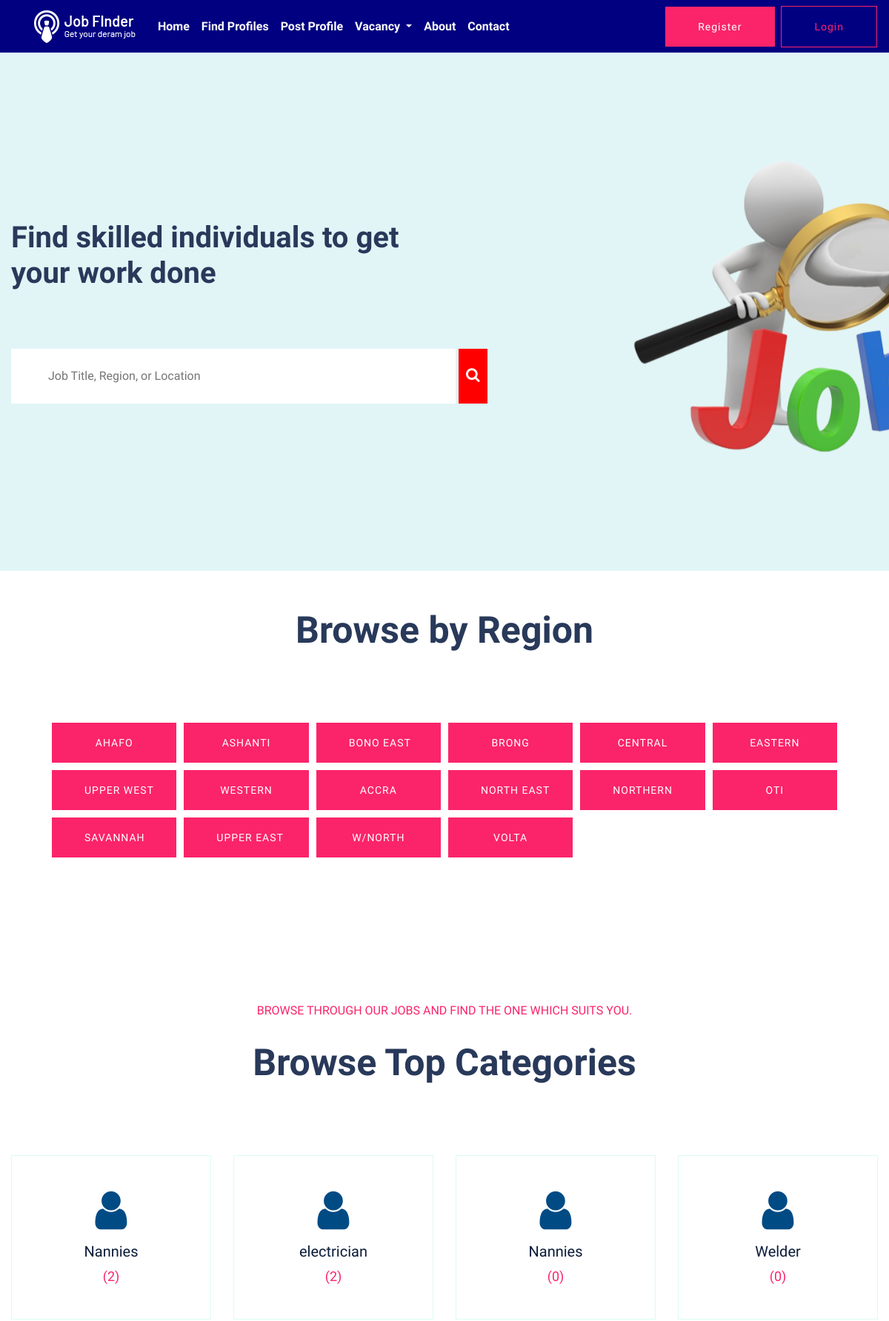
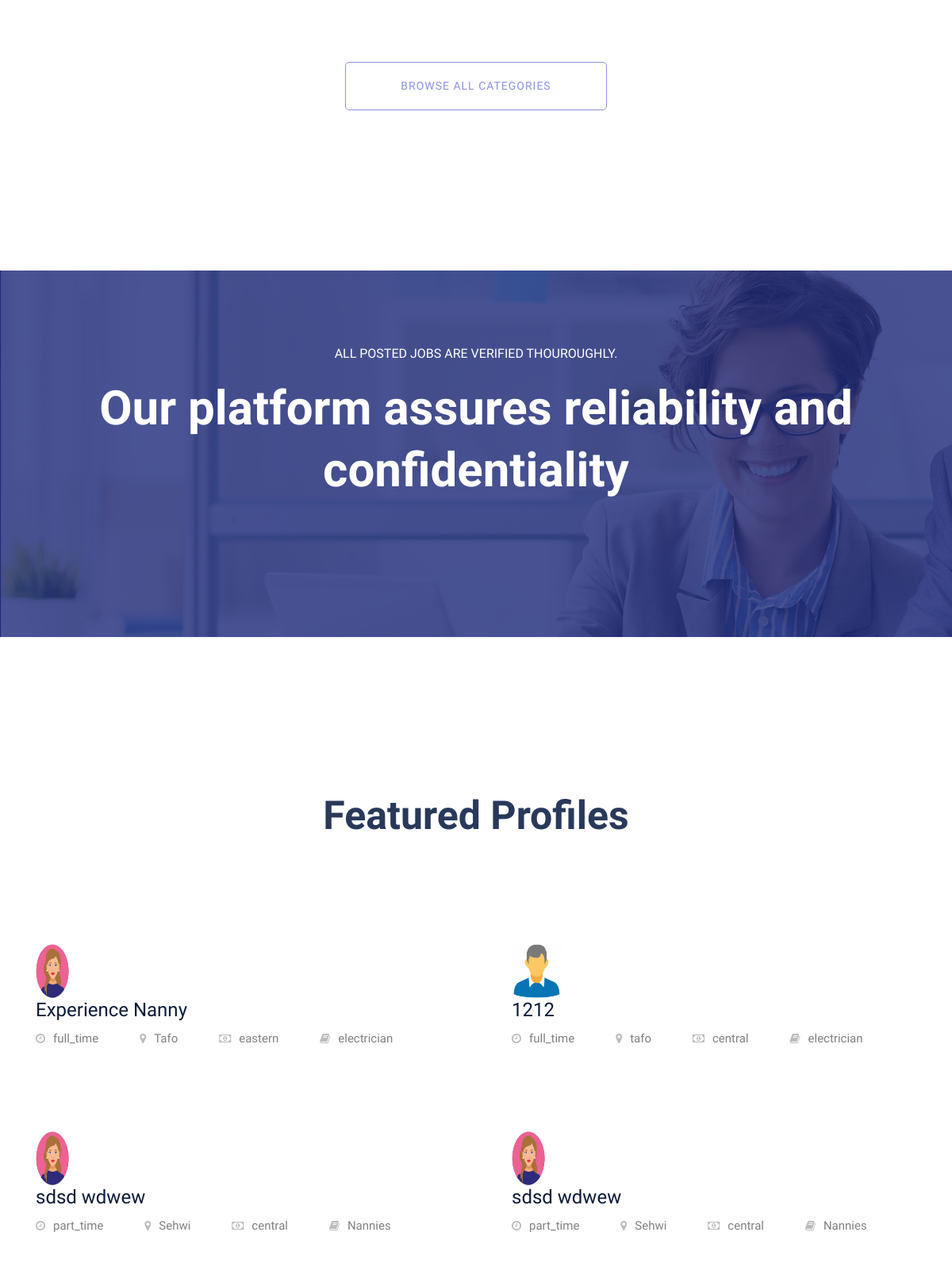
The page / (upper part) on the database its author committed (2 pictures, top to bottom).
### app/models.py (models this page shows, shortened)
class Category(models.Model):
    name = models.CharField(max_length=100)
    def __str__(self):
        return self.name

class PostProfile(models.Model):
    name = models.CharField(max_length=200)
    title = models.CharField(max_length=200)
    location = models.CharField(max_length=100)
    category = models.ForeignKey(Category, on_delete=models.CASCADE)
    REGIONS_CHOICES = [
    ('ashanti', 'Ashanti Region'),
    ('brong', 'Brong Region'),
    ('central', 'Central Region '),
    ('eastern', 'Eastern Region '),
    ('greater_accra', 'Greater Accra Region'),
    ('northern', 'Northern Region '),
    ('savannah', 'Savannah Region '),
    ('north_east', 'North-East Region '),
    ('upper_east', 'Upper East Region '),
    ('bono_east', 'Bono East Region '),
    ('ahafo', 'Ahafo Region '),
    ('oti', 'Oti Region '),
    ('volta', 'Volta Region'),
    ('western', 'Western Region'),
    ('western_north', 'Western North Region'),
    ('upper_west', 'Upper West Region '),
]
    GENDER = [
        ('Male', 'Male'),
        ('Female', 'Female'),
        ('Other', 'Other'),
    ]
    EDU_LEVEL = [
        ('JHS', 'JHS'),
        ('SHS', 'SHS'),
        ('Tertiary', 'Tertiary'),
        ('None', 'None'),
        ('Other', 'Other'),
    ]
    AVAILABILITY_CHOICES = [
        ('full_time', 'Full Time'),
        ('part_time', 'Part Time'),
    ]
    availability_type = models.CharField(max_length=20, choices=AVAILABILITY_CHOICES)
    age = models.IntegerField()
    sex = models.CharField(max_length=20, choices=GENDER)
    region = models.CharField(max_length=20, choices=REGIONS_CHOICES)
    charges = models.DecimalField(max_digits=10, decimal_places=2, null=True, blank=True)
    education_level = models.CharField(max_length=20, choices=EDU_LEVEL)
    phone_number = models.CharField(max_length=20, null=True, blank=True)
    email = models.EmailField(null=True, blank=True)
    sample_works = models.ImageField(upload_to='sample_works/', null=True, blank=True)
    description = models.TextField()
    skills_abilities = models.TextField()
    date_posted = models.DateField(auto_created=True,default=timezone.now)
    is_approved = models.BooleanField(default=False)

### app/views.py (the view)
# urls.py: path('', views.index, name='index'),
def index(request):
    categories = Category.objects.all()[:4]
    categories_with_count = []
    for category in categories:
        post_count = PostProfile.objects.filter(category=category).count()
        categories_with_count.append({
            'category': category,
            'post_count': post_count
        })
    featured_profiles = PostProfile.objects.filter(is_approved=True)[:5]
    fresh_vacancies = Vacancy.objects.filter(is_approved=True, deadline__gte=timezone.now()).order_by('-date_posted')[:4]
    context = {
        'categories_with_count': categories_with_count,
        'featured_profiles': featured_profiles,
        'fresh_vacancies': fresh_vacancies
    }
    return render(request, 'index.html', context)

### app/templates/index.html (shortened to what this page needs)
{% extends 'base.html' %}
{% load static %}
{% block content %}
    <main>
        <div class="slider-area ">
            <div class="slider-active">
                <div class="single-slider slider-height d-flex align-items-center" id="background-div" data-background="{% static '1.png' %}">
                    <div class="container">
                        <div class="row">
                            <div class="col-xl-6 col-lg-9 col-md-10">
                                <div class="hero__caption">
                                    <h1>Find skilled individuals to get your work done</h1>
                                </div>
                            </div>
                        </div>
                       <form method="GET" action="{% url 'search_results' %}">
    <input id="mm" style="width: 600px; padding: 25px 50px; border:none" type="text" name="q" placeholder="Job Title, Region, or Location">
    <button style="padding: 25px 10px; background-color:red; border:none" type="submit"><i style="font-size: 20px" class="fa fa-search"></i></button>
</form>
                        </div>
                    </div>
                </div>
            </div>
        <div class="container-fluid" style="padding-top: 50px;">
            <div class="section-tittle text-center">
              <h2>Browse by Region</h2>
            </div>
            <div class="grid-container">
             <a href="{% url 'posts_by_region' 'ahafo' %}" class="btn btn-primary sa">AHAFO</a>
             <a href="{% url 'posts_by_region' 'ashanti' %}" class="btn btn-primary sa">ASHANTI</a>
              <a href="{% url 'posts_by_region' 'bono_east' %}" class="btn btn-primary sa">BONO EAST</a>
              <a href="{% url 'posts_by_region' 'brong' %}" class="btn btn-primary sa">BRONG </a>
              <a href="{% url 'posts_by_region' 'central' %}" class="btn btn-primary sa">CENTRAL</a>
             <a href="{% url 'posts_by_region' 'eastern' %}" class="btn btn-primary sa">EASTERN</a>
              <a href="{% url 'posts_by_region' 'upper_west' %}" class="btn btn-primary sa">UPPER WEST</a>
              <a href="{% url 'posts_by_region' 'western' %}" class="btn btn-primary sa">WESTERN</a>
             <a href="{% url 'posts_by_region' 'greater_accra' %}" class="btn btn-primary sa">ACCRA</a>
             <a href="{% url 'posts_by_region' 'north_east' %}" class="btn btn-primary sa">NORTH EAST</a>
              <a href="{% url 'posts_by_region' 'northern' %}" class="btn btn-primary sa">NORTHERN</a>
              <a href="{% url 'posts_by_region' 'oti' %}" class="btn btn-primary sa">OTI</a>
              <a href="{% url 'posts_by_region' 'savannahhafo' %}" class="btn btn-primary sa">SAVANNAH</a>
             <a href="{% url 'posts_by_region' 'upper_east' %}" class="btn btn-primary sa">UPPER EAST</a>
              <a href="{% url 'posts_by_region' 'western_north' %}" class="btn btn-primary sa">W/NORTH</a>
             <a href="{% url 'posts_by_region' 'volta' %}" class="btn btn-primary sa">VOLTA</a>
            </div>
          </div>
<div class="our-services section-pad-t30">
    <div class="container">
        <div class="row">
            <div class="col-lg-12">
                <div class="section-tittle text-center">
                    <span>Browse through our jobs and find the one which suits you.</span>
                    <h2>Browse Top Categories</h2>
                </div>
            </div>
        </div>
        <div class="row d-flex justify-contnet-center">
            {% for category_info in categories_with_count %}
            <div class="col-xl-3 col-lg-3 col-md-4 col-sm-6" id="fre">
              <a style="color:red" href="{% url 'posts_by_category' category_info.category.id %}">  <div class="single-services text-center mb-30">
                    <div class="services-ion">
                        <span class="fa fa-user"></span>
                    </div>
                    <div class="services-cap">
                    <div class="services-cap">
                               <h5>{{ category_info.category.name }}</h5>
                              <span>({{ category_info.post_count }})</span>
                            </div>
                    </div>
                </div>
                        </a>
            </div>
            {% endfor %}
        </div>
        <div class="row">
            <div class="col-lg-12">
                <div class="browse-btn2 text-center mt-50">
                   <a href="{% url 'all_categories' %}" class="border-btn2">Browse All Categories</a>
                </div>
            </div>
        </div>
    </div>
</div>
         <div class="online-cv cv-bg section-overly pt-90 pb-120"  data-background="assets/img/gallery/cv_bg.jpg">
            <div class="container">
                <div class="row justify-content-center">
                    <div class="col-xl-10">
                        <div class="cv-caption text-center">
                            <p class="pera1">All posted jobs are verified thouroughly.</p>
                            <p class="pera2"> Our platform assures reliability and confidentiality</p>
                        </div>
                    </div>
                </div>
            </div>
        </div>
<section class="featured-job-area feature-padding">
    <div class="container">
        <div class="row">
            <div class="col-lg-12">
                <div class="section-tittle text-center">
                    <h2>Featured Profiles</h2>
                </div>
            </div>
        </div>
        <div class="row ">
 {% for profile in featured_profiles %}
<div class="col-xl-6 ">
 <a style="color:red" href="{% url 'job_details' profile.pk %}">   <div class="featured-profiles-wrapper">
        <div class="single-job-items mb-30" style="background-color: white">
            <div class="job-items">
                    <div class="company-img">
                        {% if profile.sex == 'Male' %}
                       <img style="height: 70px; width: 63px" src="{% static 'img/man.png' %}">
                        {% elif profile.sex == 'Female' %}
                      <img style="height: 70px; width: 42px" src="{% static 'img/woman.jpg' %}">
                        {% endif %}
                    </div>
                <div class="job-tittle">
                    <h4>{{ profile.title }}</h4>
                    <ul>
                        <li><i class="fa fa-clock"></i>{{ profile.availability_type }}</li>
                        <li><i class="fa fa-map-marker"></i>{{ profile.location }}</li>
                        <li><i class="fa fa-money"></i>{{ profile.region }}</li>
                        <li><i class="fa fa-book"></i>{{ profile.category }}</li>
                    </ul>
                </div>
            </div>
        </div>
    </div>
                      </a>
</div>
{% endfor %}
        </div>
    </div>
</section>
{% endblock %}

### app/templates/index.html (style rules this page uses)
#background-div { background-image: url('static/1.png'); }
.grid-container { display: grid; grid-template-columns: repeat(6, 1fr); gap: 10px; }
@media (min-width: 992px) { .container-fluid { padding-left: 70px; padding-right: 70px; } }

### rows shown on the page
Category: category.name "Nannies", post_count "2"
Category: category.name "electrician", post_count "2"
Category: category.name "Nannies", post_count "0"
Category: category.name "Welder", post_count "0"
PostProfile: title "Experience Nanny", availability_type "full_time", location "Tafo", region "eastern", category "electrician"
PostProfile: title "1212", availability_type "full_time", location "tafo", region "central", category "electrician"
PostProfile: title "sdsd wdwew", availability_type "part_time", location "Sehwi", region "central", category "Nannies"
PostProfile: title "sdsd wdwew", availability_type "part_time", location "Sehwi", region "central", category "Nannies"
